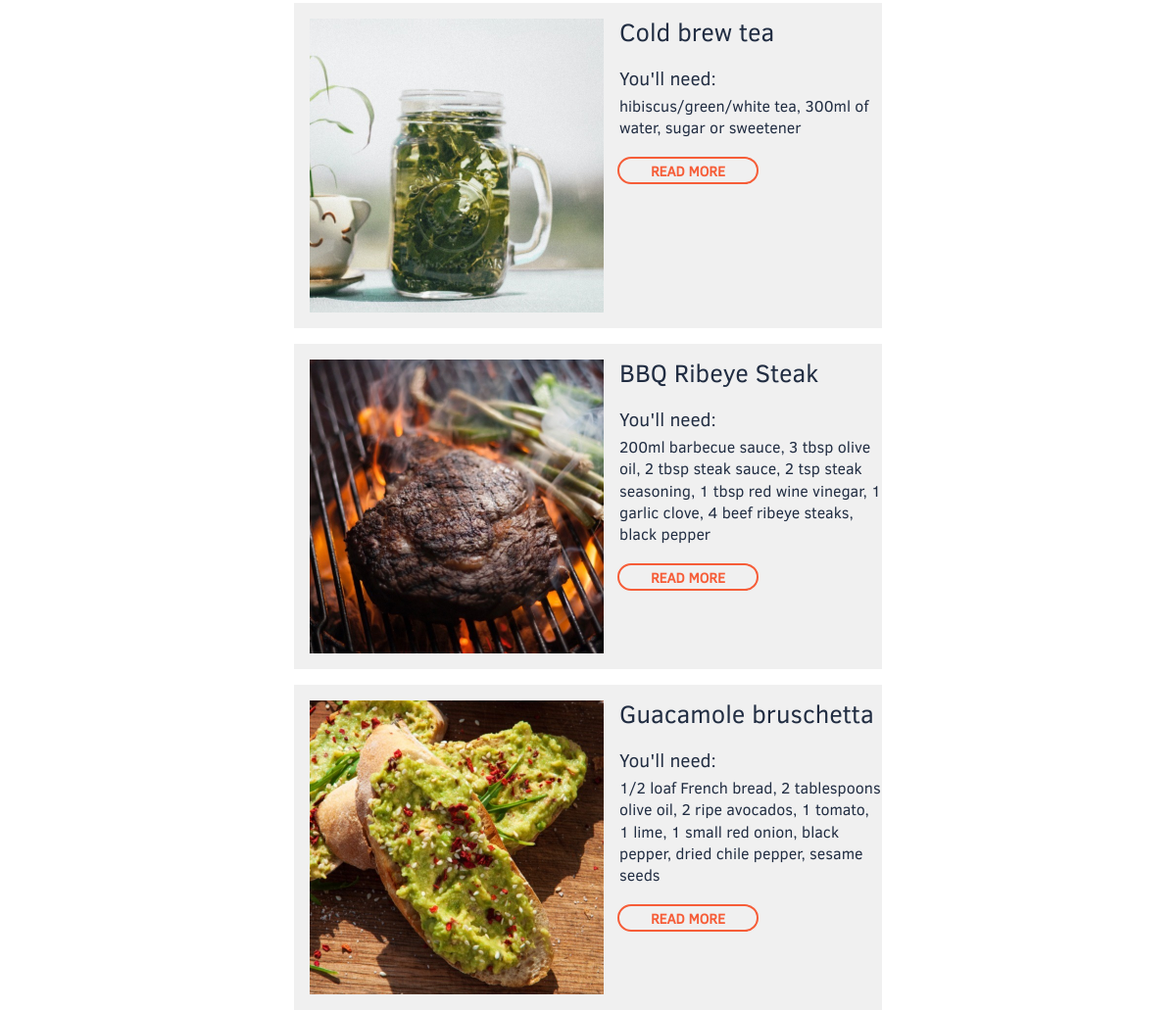
Before: /search.php (middle part) with the older database file.
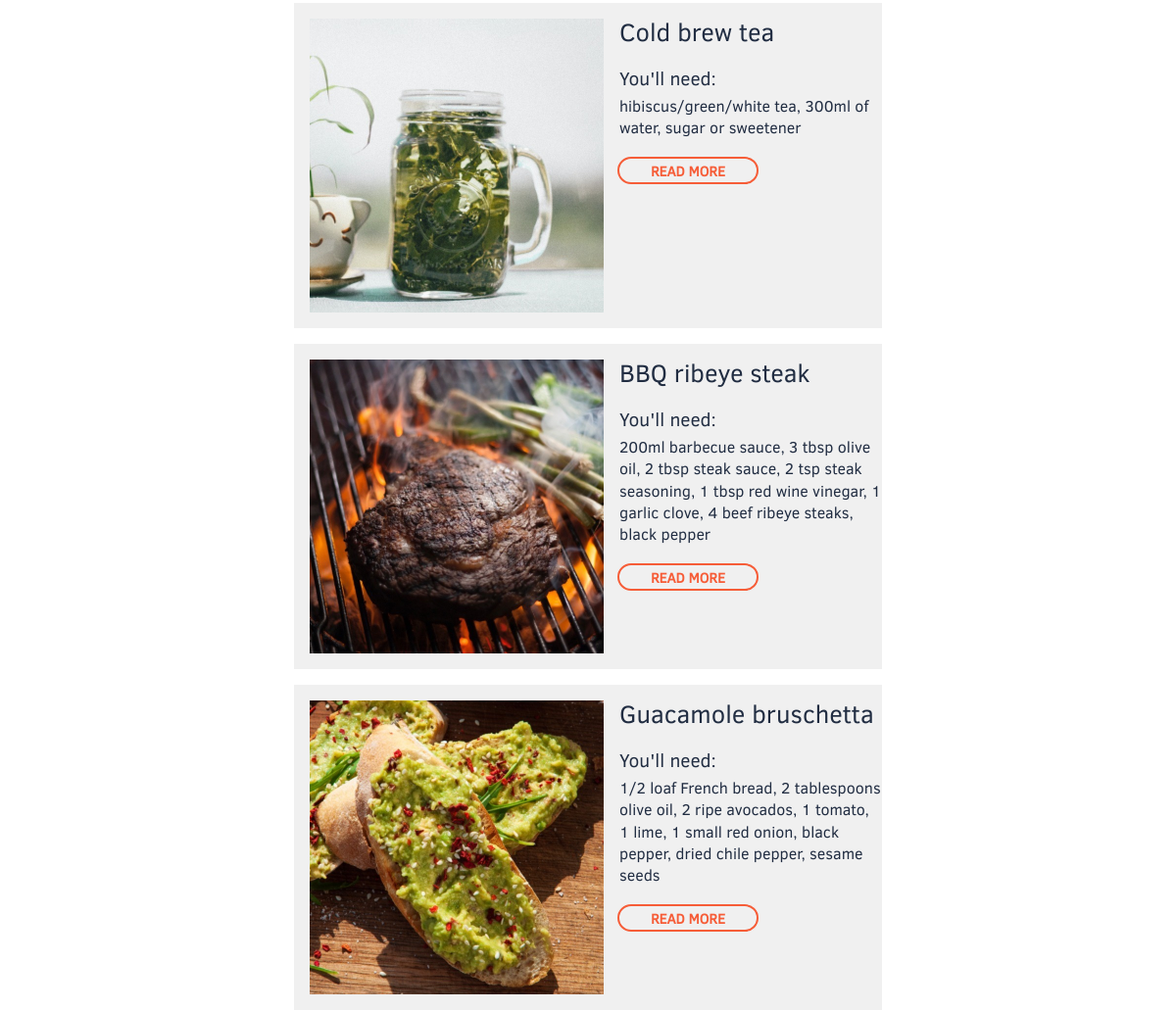
After: the same page with the newer database file.
### tables this page shows
CREATE TABLE `contentcategorytype` (
  `contentcategorytype_id` INT(30) NOT NULL AUTO_INCREMENT UNIQUE,
  `category_id` INT(30) NOT NULL,
  `content_id` INT(30) NOT NULL,
  `contenttype_id` INT(30) NOT NULL,
  PRIMARY KEY (`contentcategorytype_id`),
  FOREIGN KEY(`category_id`) REFERENCES category(`category_id`),
  FOREIGN KEY(`content_id`) REFERENCES content(`content_id`),
  FOREIGN KEY(`contenttype_id`) REFERENCES contenttype(`contenttype_id`)
);

CREATE TABLE `content` (
  `content_id` INT(30) NOT NULL AUTO_INCREMENT UNIQUE,
  `title` VARCHAR(100) NOT NULL,
  `description` VARCHAR(300) NOT NULL,
  `content` TEXT NOT NULL,
  `content_timestamp` TIMESTAMP DEFAULT CURRENT_TIMESTAMP,
  PRIMARY KEY (`content_id`)
);

CREATE TABLE `images` (
  `image_id` INT(30) NOT NULL AUTO_INCREMENT UNIQUE,
  `image_file_name` VARCHAR(100) NOT NULL,
  `image_description` VARCHAR(100) NULL,
  `image_href` VARCHAR(100) NULL,
  `image_alt` VARCHAR(100) NOT NULL,
  `imagetype_id` INT(30) NOT NULL,
  `content_id` INT(30) NULL,
  PRIMARY KEY (`image_id`),
  FOREIGN KEY(`content_id`) REFERENCES content(`content_id`),
  FOREIGN KEY(`imagetype_id`) REFERENCES imagetype(`imagetype_id`)
);

### search.php (the view, shortened to what this page needs)
<?php
            include 'header.php';
            include "connect.php";
        ?>
        <div class="wrapper">
            <main class="search">
                <?php
                    $content_sql = "SELECT content.content_id, content.title, content.description, content.content, category.category_name, contentcategorytype.contenttype_id
                            FROM `contentcategorytype`
                                INNER JOIN content ON content.content_id=contentcategorytype.content_id
                                INNER JOIN category ON category.category_id=contentcategorytype.category_id
                                INNER JOIN contenttype ON contenttype.contenttype_id=contentcategorytype.contenttype_id
                            WHERE (content.title LIKE '%{$search}%' OR content.description LIKE '%{$search}%' OR content.content LIKE '%{$search}%') AND contentcategorytype.contenttype_id = '2'";
                    $content_result = mysqli_query($connection ,$content_sql) or die("Recipes query failed");
                    if(mysqli_num_rows($content_result) > 0)
                    {
                        while($row = mysqli_fetch_assoc($content_result))
                        {
                            $content_id = $row['content_id'];
                            $images_sql = "SELECT image_file_name, image_alt FROM `images`
                                    WHERE content_id = '$content_id' AND imagetype_id = 2 LIMIT 1";
                            $images_result = mysqli_query($connection ,$images_sql) or die("Images query failed");
                            $images_result_fetch = mysqli_fetch_array($images_result);
                ?>
                            <div class="recipe">
                                <?php
                                    if(mysqli_num_rows($images_result) > 0)
                                    {
                                        echo '<img src="./images/'.$images_result_fetch['image_file_name'].'" alt="'.$images_result_fetch['image_alt'].'">';
                                    }
                                    else
                                    {
                                        echo '<img src="./images/image_not_available.png" alt="Image not available error">';
                                    }
                                ?>
                                <div class="info">
                                    <?php
                                        echo '<h2>'.$row['title'].'</h2>';
                                        echo $row['description'];
                                    ?>
                                    <div class="readmore-button">
                                        <?php
                                            if($search == '') {
                                                echo '<a href="detail.php?content_id='.$content_id.'&search=all">Read more</a>';
                                            }
                                            else {
                                                echo '<a href="detail.php?content_id='.$content_id.'&search='.$search.'">Read more</a>';
                                            }
                                        ?>
                                    </div>
                                </div>
                            </div>
                <?php
                        }
                    }
                    else
                    {
                        echo '<h3 class="no-content">No content found!</h3>';
                    }
                ?>
            </main>
        </div>
        <?php include 'footer.php'; ?>

Changed rows visible on the page:
changed through a linked row, contentcategorytype: content.title "BBQ Ribeye Steak" → "BBQ ribeye steak"
